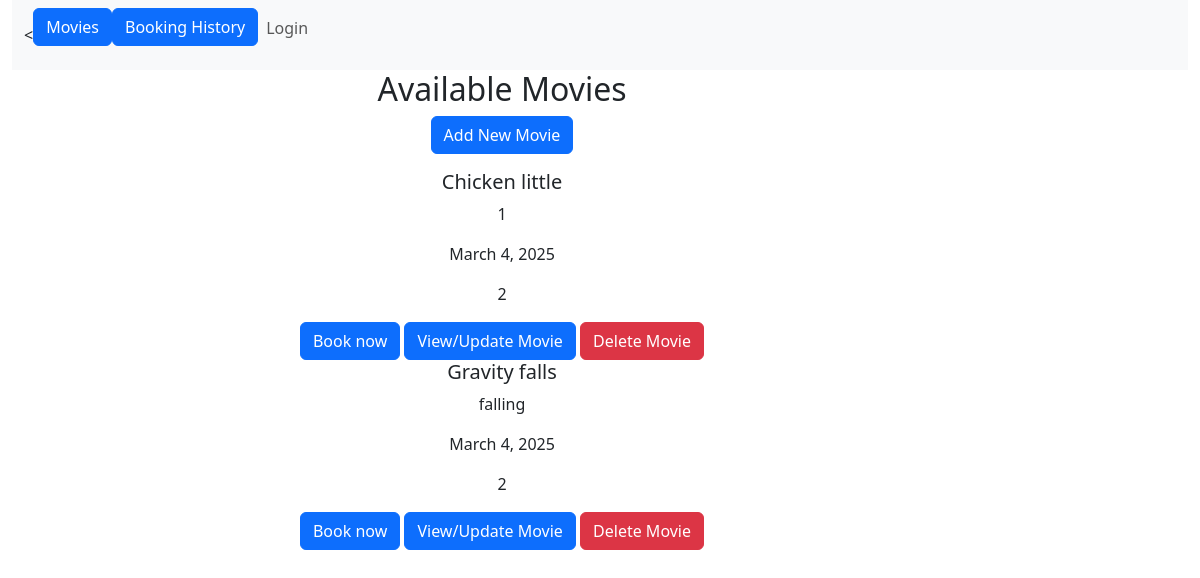
The page / on the database its author committed.
### movie_theater_booking/bookings/models.py (models this page shows, shortened)
class Movie(models.Model):
    movie_id = models.BigAutoField(primary_key=True)
    title = models.TextField()
    description = models.TextField()
    release_date = models.DateField()
    duration = models.PositiveIntegerField()

### movie_theater_booking/bookings/views.py (the view)
# urls.py: path('', views.movie_list, name = 'movie_list'),
def movie_list(request):
    movies = Movie.objects.all()
    return render(request, 'movie_list.html', {'movies': movies})

### movie_theater_booking/bookings/templates/movie_list.html (shortened to what this page needs)
{% extends 'base.html' %}
{% block content %}
<center>
<h2>Available Movies</h2>
{% if movies %}
<p><a href = "{% url 'movie_form' %}" class = "btn btn-primary" >Add New Movie  </a> </p>
{% for movie in movies %}
<h5>{{ movie.title }}</h5>
<p>{{ movie.description }}</p>
<p>{{ movie.release_date }}</p>
<p>{{ movie.duration }}</p>
<a class="btn btn-primary" href = "{% url 'book_seats' movie.movie_id %}">Book now</a>
<a class="btn btn-primary" href = "{% url 'update_movie' movie.movie_id %}">View/Update Movie</a>            <a class="btn btn-danger" href = "{% url 'delete_movie' movie.movie_id %}">Delete Movie</a>
{% endfor %}
{% else %}
<p> There are no Movies </p>
<p><a href = "{% url 'movie_form' %}" class = "btn btn-primary" >Add New Movie  </a> </p>
{% endif %}
</center>
{% endblock %}

### rows shown on the page
Movie: title "Chicken little", description "1", release_date "March 4, 2025", duration "2"
Movie: title "Gravity falls", description "falling", release_date "March 4, 2025", duration "2"
